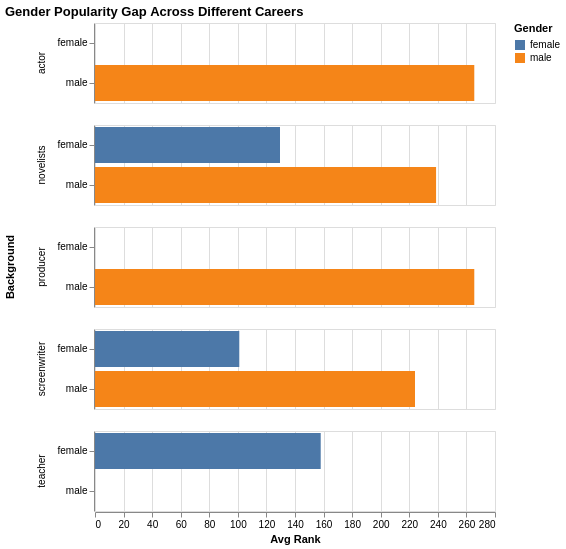

Notebook code for this chart:
### Markdown cell above
From the visualization above, we can get a sense of the number of individuals who resonated with the specific occupation as well as how it maps out to a corresponding genre.

### Code cell
alt.Chart(melted_occupations).mark_bar().encode(
    x=alt.X('mean(gr_num_ratings_rank):Q', title="Avg Rank"),
    y=alt.Y('author_gender:N', title=None),
    color=alt.Color('author_gender:N', legend=alt.Legend(title='Gender')),
    row=alt.Row('specific_occupation:N', title="Background")
).properties(width=400, height=80, title="Gender Popularity Gap Across Different Careers")

### Figure 1 — Vega-Lite specification as saved in the notebook (floating-point values rounded to 4 significant figures)
{"config": {"view": {"continuousWidth": 300, "continuousHeight": 300}}, "data": {"name": "data-86ad0509c2b9f951238aaeb65df9efde"}, "mark": {"type": "bar"}, "encoding": {"color": {"field": "author_gender", "legend": {"title": "Gender"}, "type": "nominal"}, "row": {"field": "specific_occupation", "title": "Background", "type": "nominal"}, "x": {"aggregate": "mean", "field": "gr_num_ratings_rank", "title": "Avg Rank", "type": "quantitative"}, "y": {"field": "author_gender", "title": null, "type": "nominal"}}, "height": 80, "title": "Gender Popularity Gap Across Different Careers", "width": 400, "$schema": "https://vega.github.io/schema/vega-lite/v6.1.0.json", "datasets": {"data-86ad0509c2b9f951238aaeb65df9efde": [{"author": "Toni Morrison", "genre": "history", "author_gender": "female", "gr_num_ratings_rank": 158.0, "specific_occupation": "teacher", "is_present": 1}, {"author": "James Joyce", "genre": "na", "author_gender": "male", "gr_num_ratings_rank": 289.0, "specific_occupation": "novelists", "is_present": 1}, {"author": "Toni Morrison", "genre": "history", "author_gender": "female", "gr_num_ratings_rank": 158.0, "specific_occupation": "novelists", "is_present": 1}, {"author": "Dan Brown", "genre": "thrillers", "author_gender": "male", "gr_num_ratings_rank": 135.0, "specific_occupation": "novelists", "is_present": 1}, {"author": "Stephen King", "genre": "horror", "author_gender": "male", "gr_num_ratings_rank": 126.0, "specific_occupation": "novelists", "is_present": 1}, {"author": "John Grisham", "genre": "na", "author_gender": "male", "gr_num_ratings_rank": 405.0, "specific_occupation": "novelists", "is_present": 1}, {"author": "Emma Donoghue", "genre": "na", "author_gender": "female", "gr_num_ratings_rank": 101.0, "specific_occupation": "novelists", "is_present": 1}, {"author": "Stephen King", "genre": "horror", "author_gender": "male", "gr_num_ratings_rank": 126.0, "specific_occupation": "actor", "is_present": 1}, {"author": "John Grisham", "genre": "na", "author_gender": "male", "gr_num_ratings_rank": 405.0, "specific_occupation": "actor", "is_present": 1}, {"author": "Ian McEwan", "genre": "na", "author_gender": "male", "gr_num_ratings_rank": 141.0, "specific_occupation": "screenwriter", "is_present": 1}, {"author": "Stephen King", "genre": "horror", "author_gender": "male", "gr_num_ratings_rank": 126.0, "specific_occupation": "screenwriter", "is_present": 1}, {"author": "John Grisham", "genre": "na", "author_gender": "male", "gr_num_ratings_rank": 405.0, "specific_occupation": "screenwriter", "is_present": 1}, {"author": "Emma Donoghue", "genre": "na", "author_gender": "female", "gr_num_ratings_rank": 101.0, "specific_occupation": "screenwriter", "is_present": 1}, {"author": "Stephen King", "genre": "horror", "author_gender": "male", "gr_num_ratings_rank": 126.0, "specific_occupation": "producer", "is_present": 1}, {"author": "John Grisham", "genre": "na", "author_gender": "male", "gr_num_ratings_rank": 405.0, "specific_occupation": "producer", "is_present": 1}]}}
